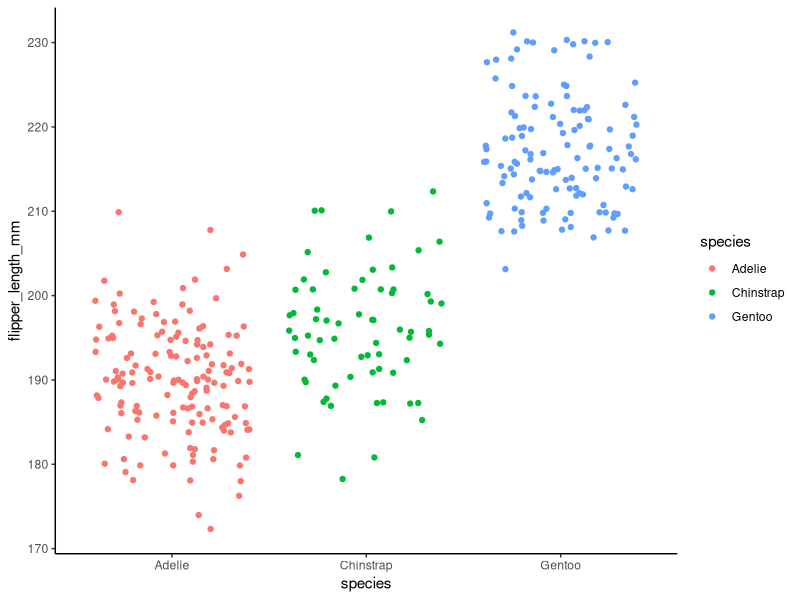

Source code (R):
## ---- chunk 1
knitr::opts_chunk$set(echo = TRUE)
library(tidyverse)
library(palmerpenguins)
## ---- chunk 2
ggplot(data = penguins, aes(x = species, y = flipper_length_mm)) +
  geom_jitter(aes(color = species)) +
  theme_classic()
